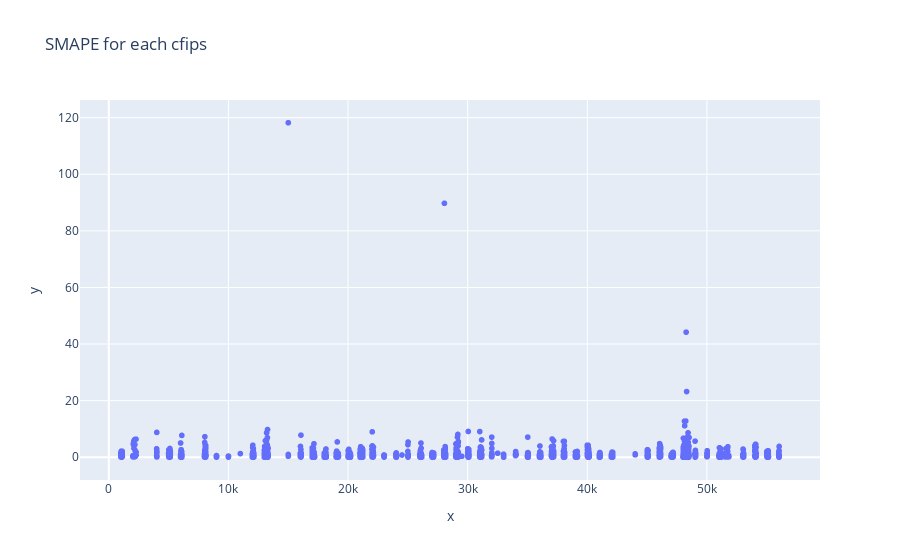

The code cell stored with this chart in its notebook:
### Code cell
#plot smape for each cfips

fig = px.scatter(y=error_x, x=cfips_list, title='SMAPE for each cfips')
fig.show()

### Figure 1 — Plotly figure (JSON) as saved in the notebook; plotly's stock layout.template omitted (floating-point values rounded to 4 significant figures; data arrays with more than 128 entries replaced by an {"elided": "..."} marker saying what was removed)
{"data": [{"hovertemplate": "x=%{x}<br>y=%{y}<extra></extra>", "legendgroup": "", "marker": {"color": "#636efa", "symbol": "circle"}, "mode": "markers", "name": "", "showlegend": false, "type": "scattergl", "x": {"elided": "3135 int values"}, "xaxis": "x", "y": {"elided": "3135 float values"}, "yaxis": "y"}], "layout": {"legend": {"tracegroupgap": 0}, "title": {"text": "SMAPE for each cfips"}, "xaxis": {"anchor": "y", "domain": [0, 1], "title": {"text": "x"}}, "yaxis": {"anchor": "x", "domain": [0, 1], "title": {"text": "y"}}}}
